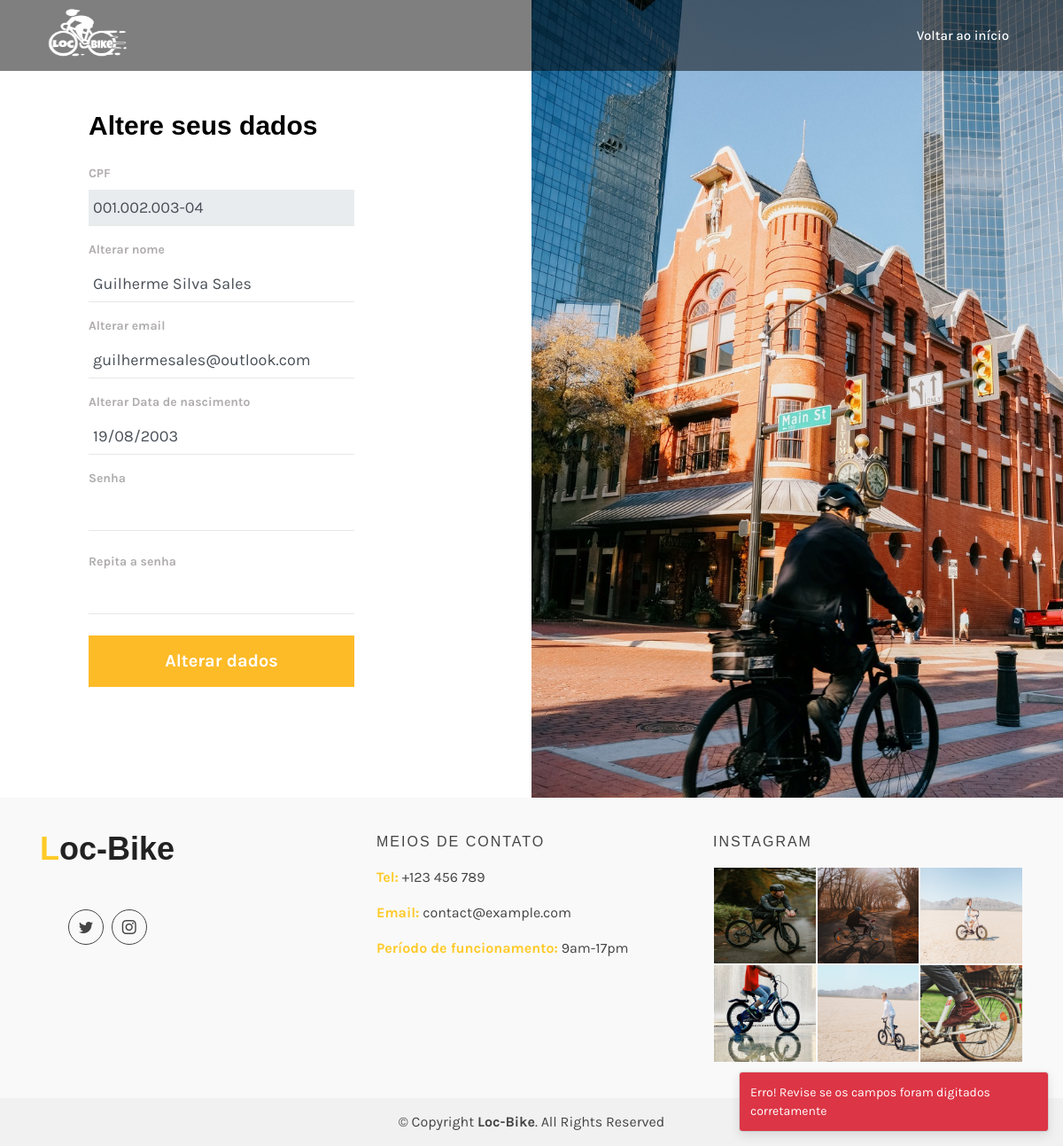
Screenshot of /View/alterar_dados.php (signed in) with the database file from the repository.
### tables this page shows
CREATE TABLE `usuario` (
  `id` int(11) NOT NULL,
  `nome_completo` varchar(50) DEFAULT NULL,
  `email` varchar(50) DEFAULT NULL,
  `senha` varchar(500) DEFAULT NULL,
  `foto` varchar(100) DEFAULT NULL,
  `data_nascimento` varchar(10) DEFAULT NULL,
  `cpf` varchar(45) DEFAULT NULL,
  `isadmin` tinyint(1) NOT NULL DEFAULT 0,
  `endereco_e_numero` varchar(100) DEFAULT NULL,
  `bairro` varchar(100) NOT NULL,
  `cidade` varchar(100) NOT NULL
);

### Controller/UsuarioDAO.php (called while the page is built, shortened)
<?php
class UsuarioDAO{
	public function carregarPorId($id) {
		include("../Connection/conexao.php");
		$sql = 'SELECT * FROM usuario WHERE id = :id';
		$consulta = $conexao->prepare($sql);
		$consulta->bindValue(":id", $id);
		$consulta->execute();
		return ($consulta->fetchAll(PDO::FETCH_ASSOC));
	}
}
?>

### View/alterar_dados.php (the view, shortened to what this page needs)
<?php
  include_once('login_cadastro.php');
  include_once('../Controller/UsuarioDAO.php');
  $usuarioDAO = new UsuarioDAO();
  $id = isset($_SESSION['dados_pessoais'][0]['id']) ? $_SESSION['dados_pessoais'][0]['id'] : '';
  $dados = $usuarioDAO->carregarPorId($id);
  $new_name = isset($_POST['new_name']) ? $_POST['new_name'] : '';
  $new_email = isset($_POST['new_email']) ? $_POST['new_email'] : '';
  $password = isset($_POST['pass']) ? $_POST['pass'] : '';
  $confirm_password = isset($_POST['pass_confirm']) ? $_POST['pass_confirm'] : '';
  $born_date = isset($_POST['date']) ? $_POST['date'] : '';
  $base_password = $dados[0]['senha'];
  if(!empty($new_name) && !empty($new_email) && !empty($password) && !empty($confirm_password)
  && !empty($born_date) && sha1($password) == $base_password && sha1($confirm_password) == $base_password) {
    $usuario = new Usuario();
    $id = $dados[0]['id'];
    $usuario->setNomeCompleto($new_name);
    $usuario->setEmail($new_email);
    $usuario->setDataNascimento($born_date);
    $usuarioDAO->atualizar($usuario, $id);
    $dados_update = $usuarioDAO->carregarPorId($id);
    unset($_SESSION['dados_pessoais']);
    $_SESSION['dados_pessoais'] = $dados_update;
    ToastSenha("Dados alterados com sucessos", "success");
  } else {
    ToastSenha("Erro! Revise se os campos foram digitados corretamente", "danger");
  }
?>
<!DOCTYPE html>
<html lang="en">
<head>
  <link href="../Template/assets/vendor/bootstrap/css/bootstrap.min.css" rel="stylesheet">
  <link rel="stylesheet" href="https://cdn.materialdesignicons.com/4.8.95/css/materialdesignicons.min.css">
  <link rel="stylesheet" href="https://stackpath.bootstrapcdn.com/bootstrap/4.4.1/css/bootstrap.min.css">
  <link rel="stylesheet" href="css/assets/css/login.css">
  <link rel="stylesheet" href="css/style.css">
</head>
<body>
<header id="header" class="fixed-top d-flex align-items-center">
  <div class="container d-flex justify-content-between">
    <div class="" >
      <a href="../index.php"><img src="./img/logo.png" alt="" class="img-fluid" id="log"></a>
    </div>
    <nav id="navbar" class="navbar">
      <ul>
        <li><a class="nav-link scrollto" href="../index.php">Voltar ao início</a></li>
      </ul>
    </nav>
  </div>
  </header>
  <main>
    <div class="container-fluid">
      <div class="row">
        <div class="col-sm-6 login-section-wrapper">
          <div class="brand-wrapper">
          </div>
          <div class="login-wrapper my-auto">
            <h1 class="login-title">Altere seus dados</h1>
            <form method="POST">
              <div class="form-group">
                <label for="email">CPF</label>
                <input value="<?= $dados[0]['cpf'] ?>" type="text" name="cpf" id="cpf" class="form-control" disabled>
              </div>
              <div class="form-group">
                <label for="email">Alterar nome</label>
                <input value="<?= $dados[0]['nome_completo'] ?>" type="text" name="new_name" id="text" class="form-control" placeholder="Digite seu nome">
              </div>
              <div class="form-group">
                <label for="email">Alterar email</label>
                <input value="<?= $dados[0]['email'] ?>" type="email" name="new_email" id="email" class="form-control" placeholder="Digite seu novo email">
              </div>
              <div class="form-group">
                <label for="data_nascimento">Alterar Data de nascimento</label>
                <input value=<?=$dados[0]['data_nascimento']?> type="text" name="date" id="data_nascimento" class="form-control" placeholder="Digite sua data de nascimento">
              </div>
              <div class="form-group mb-4">
                <label for="password">Senha</label>
                <input type="password" name="pass" id="password" class="form-control">
              </div>
              <div class="form-group mb-4">
                <label for="password">Repita a senha</label>
                <input type="password" name="pass_confirm" id="password" class="form-control">
              </div>
             <a href="#" style="text-decoration: none;"> <input name="Alterar dados" id="login" class="btn btn-block login-btn" type="submit" value="Alterar dados">
             	</a>
            </form>
          </div>
        </div>
        <div class="col-sm-6 px-0 d-none d-sm-block">
          <img src="css/assets/images/fundo.jpg" alt="login image">
        </div>
      </div>
    </div>
    <?php include_once('footer.php'); ?>
    <?php function toastSenha($mensagem, $cor) { ?>
      <div class="position-fixed bottom-0 end-0 p-3" style="z-index: 5">
        <div id="liveToast" class="toast hide align-items-center text-white bg-<?= $cor ?>" role="alert" aria-live="assertive" aria-atomic="true" data-delay="3000">
          <div class="toast-body">
              <?= $mensagem ?>
          </div>
        </div>
      </div>
    <?php } ?>
</body>
</html>

### Template/assets/css/style.css (style rules this page uses)
html, body { height: 100%; }
img { max-width: 100%; height: auto; }
h1, h2, h3, h4, h5, h6 { font-family: 'Raleway', sans-serif; margin: 0 0 15px; color: #444; font-weight: 500; }
h1 { font-size: 48px; line-height: 50px; }
a { transition: all 0.3s ease 0s; text-decoration: none; }
body { background: #fff none repeat scroll 0 0; color: #444; font-family: 'Open Sans', sans-serif; font-size: 14px; text-align: left; overflow-x: hidden; line-height: 22px; }
ul { list-style: outside none none; margin: 0; padding: 0; }
input, select, textarea, input[type="text"], input[type="date"], input[type="url"], input[type="email"], input[type="password"], input[type="tel"], button, button[type="submit"] { -moz-appearance: none; box-shadow: none !important; }
#header { height: 80px; transition: all 0.5s; z-index: 997; transition: all 0.5s; background: rgba(0, 0, 0, 0.5); }
.navbar { padding: 0; }
.navbar ul { margin: 0; padding: 0; display: flex; list-style: none; align-items: center; }
.navbar li { position: relative; }
.navbar a { display: flex; align-items: center; justify-content: space-between; padding: 10px 0 10px 30px; font-size: 15px; font-weight: 500; color: #fff; white-space: nowrap; transition: 0.3s; }

### View/css/assets/css/login.css (style rules this page uses)
body { font-family: "Karla", sans-serif; background-color: #fff; min-height: 100vh; }
.brand-wrapper { padding-top: 7px; padding-bottom: 8px; }
.login-section-wrapper { display: -webkit-box; display: flex; -webkit-box-orient: vertical; -webkit-box-direction: normal; flex-direction: column; padding: 68px 100px; background-color: #fff; }
.login-wrapper { width: 300px; max-width: 100%; padding-top: 24px; padding-bottom: 24px; }
.login-wrapper label { font-size: 14px; font-weight: bold; color: #b0adad; }
.login-wrapper .form-control { border: none; border-bottom: 1px solid #e7e7e7; border-radius: 0; padding: 9px 5px; min-height: 40px; font-size: 18px; font-weight: normal; }
.login-wrapper .form-control::placeholder { color: #b0adad; }
.login-wrapper .login-btn { padding: 13px 20px; background-color: #fdbb28; border-radius: 0; font-size: 20px; font-weight: bold; color: #fff; margin-bottom: 14px; }
.login-title { font-size: 30px; color: #000; font-weight: bold; margin-bottom: 25px; }

### View/css/style.css (style rules this page uses)
#log { width:100px; height:80px; }

### rows the page displays
usuario: cpf "001.002.003-04", new_name "Guilherme Silva Sales", new_email "guilhermesales@outlook.com", date "19/08/2003"

### other values shown
$mensagem "Erro! Revise se os campos foram digitados corretamente"
